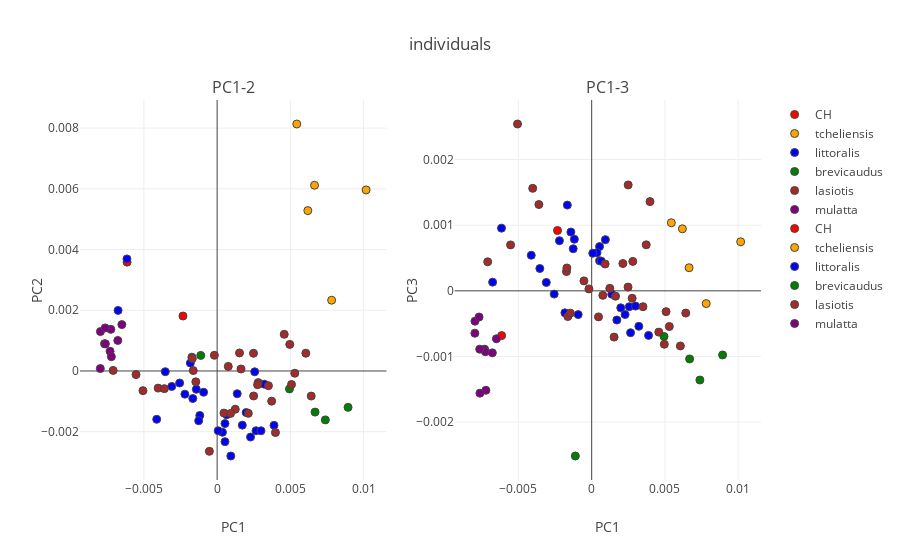

Write notebook code for a chart like this one.
### Code cell
from plotly.subplots import make_subplots
from plotly import tools

colors_pres= {
'littoralis': 'blue',
'brevicaudus': 'green',
'tcheliensis': 'orange',
'lasiotis': 'brown',
'mulatta': 'purple',
'CH': 'red'
}

titles= ['PC1-2','PC1-3']
fig_subplots = tools.make_subplots(rows= 1, cols=2,
                             subplot_titles=tuple(titles))

for col in range(1,3):
    fig_data= [go.Scatter(
            x= features[indices[i],0],
            y= features[indices[i],col],
            mode= "markers",
            marker= {
            'color': colors_pres[i],
            'line': {'width': 1},
            'size': 8,
            'symbol': 'circle',
          "opacity": 1
          },
          name= str(i)
        ) for i in list(indices.keys())]
    
    for trace1 in fig_data:
        fig_subplots.append_trace(trace1, 1, col)
    
    fig_subplots.update_xaxes(title= 'PC1')

    fig_subplots.update_yaxes(title= 'PC' + str(col + 1),row=1, col=col)


layout = go.Layout(
    title= 'mutation profile PCA'
)


fig = go.Figure(data=fig_subplots, layout=layout)
fig['layout'].update(title= 'individuals')
iplot(fig)

### Figure 1 — Plotly figure (JSON) as saved in the notebook; plotly's stock layout.template omitted (floating-point values rounded to 4 significant figures)
{"data": [{"marker": {"color": "red", "line": {"width": 1}, "opacity": 1, "size": 8, "symbol": "circle"}, "mode": "markers", "name": "CH", "type": "scatter", "uid": "962737d5-c4ea-4b90-84c3-2b39d1bd05c8", "x": [-0.006147, -0.002333], "xaxis": "x", "y": [0.003585, 0.00181], "yaxis": "y"}, {"marker": {"color": "orange", "line": {"width": 1}, "opacity": 1, "size": 8, "symbol": "circle"}, "mode": "markers", "name": "tcheliensis", "type": "scatter", "uid": "ab0be518-84d6-4dd3-9ff9-9f2b68583c24", "x": [0.007818, 0.005438, 0.006193, 0.00665, 0.01017], "xaxis": "x", "y": [0.002332, 0.008135, 0.005282, 0.006117, 0.005964], "yaxis": "y"}, {"marker": {"color": "blue", "line": {"width": 1}, "opacity": 1, "size": 8, "symbol": "circle"}, "mode": "markers", "name": "littoralis", "type": "scatter", "uid": "41894b26-6cf5-4d24-b2bd-473541b33588", "x": [0.0009354, 0.002655, 0.00228, 0.001373, 0.003883, 0.00172, 0.001984, -0.001827, -0.001182, -0.001661, -0.00142, -0.00256, -0.006762, 0.0005372, 0.0005378, -0.004125, -0.00126, 0.003219, -0.002201, -0.003098, -0.003539, 0.000364, -0.0009218, 0.002566, -0.006157, 7.346e-05, 0.0006528, 0.002996], "xaxis": "x", "y": [-0.0028, -0.001969, -0.002176, -0.0007485, -0.00179, -0.001784, -0.001369, 0.0002614, -0.001464, -0.0009062, -0.0006033, -0.0003971, 0.001996, -0.001732, -0.002328, -0.001592, -0.001638, -0.0004339, -0.0007636, -0.0005093, -2.321e-05, -0.002019, -0.0007009, -2.659e-05, 0.003691, -0.001969, -0.001444, -0.001969], "yaxis": "y"}, {"marker": {"color": "green", "line": {"width": 1}, "opacity": 1, "size": 8, "symbol": "circle"}, "mode": "markers", "name": "brevicaudus", "type": "scatter", "uid": "ceaba4f3-8d68-4251-aec2-ff9807f28f87", "x": [0.006685, 0.007387, 0.008938, 0.004939, -0.001117], "xaxis": "x", "y": [-0.001354, -0.001611, -0.001198, -0.0005902, 0.0005129], "yaxis": "y"}, {"marker": {"color": "brown", "line": {"width": 1}, "opacity": 1, "size": 8, "symbol": "circle"}, "mode": "markers", "name": "lasiotis", "type": "scatter", "uid": "e50875c3-76fd-4536-9f0c-cff2a79dc7bd", "x": [0.002809, 0.003723, 0.003982, 0.006424, 0.002763, 0.005302, 0.001237, 0.002483, 0.006056, 0.0007614, 0.00496, 0.004581, 0.00213, -0.001629, -0.001454, 0.003503, -0.000528, -0.001721, 0.0004659, 0.00163, 0.005079, 0.00153, -0.001693, -0.004026, -0.005063, -0.003604, -0.005537, 0.000917, -0.007098, -0.0001875, 0.002493], "xaxis": "x", "y": [-0.0003825, -0.000993, -0.002028, -0.0008271, -0.0004517, -7.434e-05, -0.001259, 0.0005826, 0.0005847, 0.0001503, 0.0008756, 0.001207, -0.001396, 1.293e-05, -0.0003579, -0.0004838, -0.002647, 0.0004548, -0.001386, 6.587e-05, -0.0004438, 0.0005938, 0.000408, -0.0005646, -0.0006473, -0.0005813, -0.0001185, -0.001398, 1.83e-05, 0.0005173, -0.0008232], "yaxis": "y"}, {"marker": {"color": "purple", "line": {"width": 1}, "opacity": 1, "size": 8, "symbol": "circle"}, "mode": "markers", "name": "mulatta", "type": "scatter", "uid": "cf22f307-31a1-42bc-afea-01cd3892777d", "x": [-0.007309, -0.006504, -0.007256, -0.00722, -0.006782, -0.007967, -0.007974, -0.007688, -0.007629, -0.007645], "xaxis": "x", "y": [0.000651, 0.001527, 0.001371, 0.0004726, 0.001005, 0.001298, 8.098e-05, 0.000899, 0.0008935, 0.001418], "yaxis": "y"}, {"marker": {"color": "red", "line": {"width": 1}, "opacity": 1, "size": 8, "symbol": "circle"}, "mode": "markers", "name": "CH", "type": "scatter", "uid": "e83d7929-957f-4787-a434-64bd6809e704", "x": [-0.006147, -0.002333], "xaxis": "x2", "y": [-0.0006821, 0.0009193], "yaxis": "y2"}, {"marker": {"color": "orange", "line": {"width": 1}, "opacity": 1, "size": 8, "symbol": "circle"}, "mode": "markers", "name": "tcheliensis", "type": "scatter", "uid": "8a64c925-99ba-45a5-814f-056599cb0342", "x": [0.007818, 0.005438, 0.006193, 0.00665, 0.01017], "xaxis": "x2", "y": [-0.0001944, 0.001037, 0.0009447, 0.0003521, 0.0007471], "yaxis": "y2"}, {"marker": {"color": "blue", "line": {"width": 1}, "opacity": 1, "size": 8, "symbol": "circle"}, "mode": "markers", "name": "littoralis", "type": "scatter", "uid": "45e083fd-3a55-4148-b2f5-be987b6aabb4", "x": [0.0009354, 0.002655, 0.00228, 0.001373, 0.003883, 0.00172, 0.001984, -0.001827, -0.001182, -0.001661, -0.00142, -0.00256, -0.006762, 0.0005372, 0.0005378, -0.004125, -0.00126, 0.003219, -0.002201, -0.003098, -0.003539, 0.000364, -0.0009218, 0.002566, -0.006157, 7.346e-05, 0.0006528, 0.002996], "xaxis": "x2", "y": [0.00078, -0.000638, -0.0003608, -5.155e-05, -0.0006784, -0.0004442, -0.0002589, -0.0003349, 0.0007856, 0.001306, 0.0008951, -4.942e-05, 0.0001325, 0.000674, 0.0004581, 0.000542, 0.0006409, -0.0005403, 0.0007636, 0.0001277, 0.0003403, 0.0005811, -0.0003616, -0.000242, 0.0009549, 0.000572, 0.0004525, -0.0002326], "yaxis": "y2"}, {"marker": {"color": "green", "line": {"width": 1}, "opacity": 1, "size": 8, "symbol": "circle"}, "mode": "markers", "name": "brevicaudus", "type": "scatter", "uid": "bafd1dc6-5085-4c9a-8d3b-a7b124347c0a", "x": [0.006685, 0.007387, 0.008938, 0.004939, -0.001117], "xaxis": "x2", "y": [-0.001037, -0.001358, -0.0009765, -0.0006961, -0.002516], "yaxis": "y2"}, {"marker": {"color": "brown", "line": {"width": 1}, "opacity": 1, "size": 8, "symbol": "circle"}, "mode": "markers", "name": "lasiotis", "type": "scatter", "uid": "38c5880c-00f4-4248-ba11-6f960c4efe9a", "x": [0.002809, 0.003723, 0.003982, 0.006424, 0.002763, 0.005302, 0.001237, 0.002483, 0.006056, 0.0007614, 0.00496, 0.004581, 0.00213, -0.001629, -0.001454, 0.003503, -0.000528, -0.001721, 0.0004659, 0.00163, 0.005079, 0.00153, -0.001693, -0.004026, -0.005063, -0.003604, -0.005537, 0.000917, -0.007098, -0.0001875, 0.002493], "xaxis": "x2", "y": [0.0004485, 0.0007009, 0.001359, -0.0003385, -0.0001126, -0.000543, 3.811e-05, 5.715e-05, -0.0008395, -6.895e-05, -0.0008136, -0.0006286, 0.0004158, -0.0003918, -0.0003401, -0.0002415, 0.0001516, 0.0002938, -0.0003968, -8.205e-05, -0.0003169, -0.0007047, 0.0003482, 0.001561, 0.002541, 0.001315, 0.0006994, 0.0004088, 0.0004421, 2.962e-05, 0.001613], "yaxis": "y2"}, {"marker": {"color": "purple", "line": {"width": 1}, "opacity": 1, "size": 8, "symbol": "circle"}, "mode": "markers", "name": "mulatta", "type": "scatter", "uid": "02ed5351-12df-4d35-920c-e674288bf3f8", "x": [-0.007309, -0.006504, -0.007256, -0.00722, -0.006782, -0.007967, -0.007974, -0.007688, -0.007629, -0.007645], "xaxis": "x2", "y": [-0.0008883, -0.0007303, -0.0009276, -0.001515, -0.0009444, -0.0004624, -0.0006457, -0.0003989, -0.001558, -0.0008882], "yaxis": "y2"}], "layout": {"annotations": [{"font": {"size": 16}, "showarrow": false, "text": "PC1-2", "x": 0.225, "xanchor": "center", "xref": "paper", "y": 1, "yanchor": "bottom", "yref": "paper"}, {"font": {"size": 16}, "showarrow": false, "text": "PC1-3", "x": 0.775, "xanchor": "center", "xref": "paper", "y": 1, "yanchor": "bottom", "yref": "paper"}], "title": {"text": "individuals"}, "xaxis": {"anchor": "y", "domain": [0, 0.45], "title": {"text": "PC1"}}, "xaxis2": {"anchor": "y2", "domain": [0.55, 1], "title": {"text": "PC1"}}, "yaxis": {"anchor": "x", "domain": [0, 1], "title": {"text": "PC2"}}, "yaxis2": {"anchor": "x2", "domain": [0, 1], "title": {"text": "PC3"}}}}
